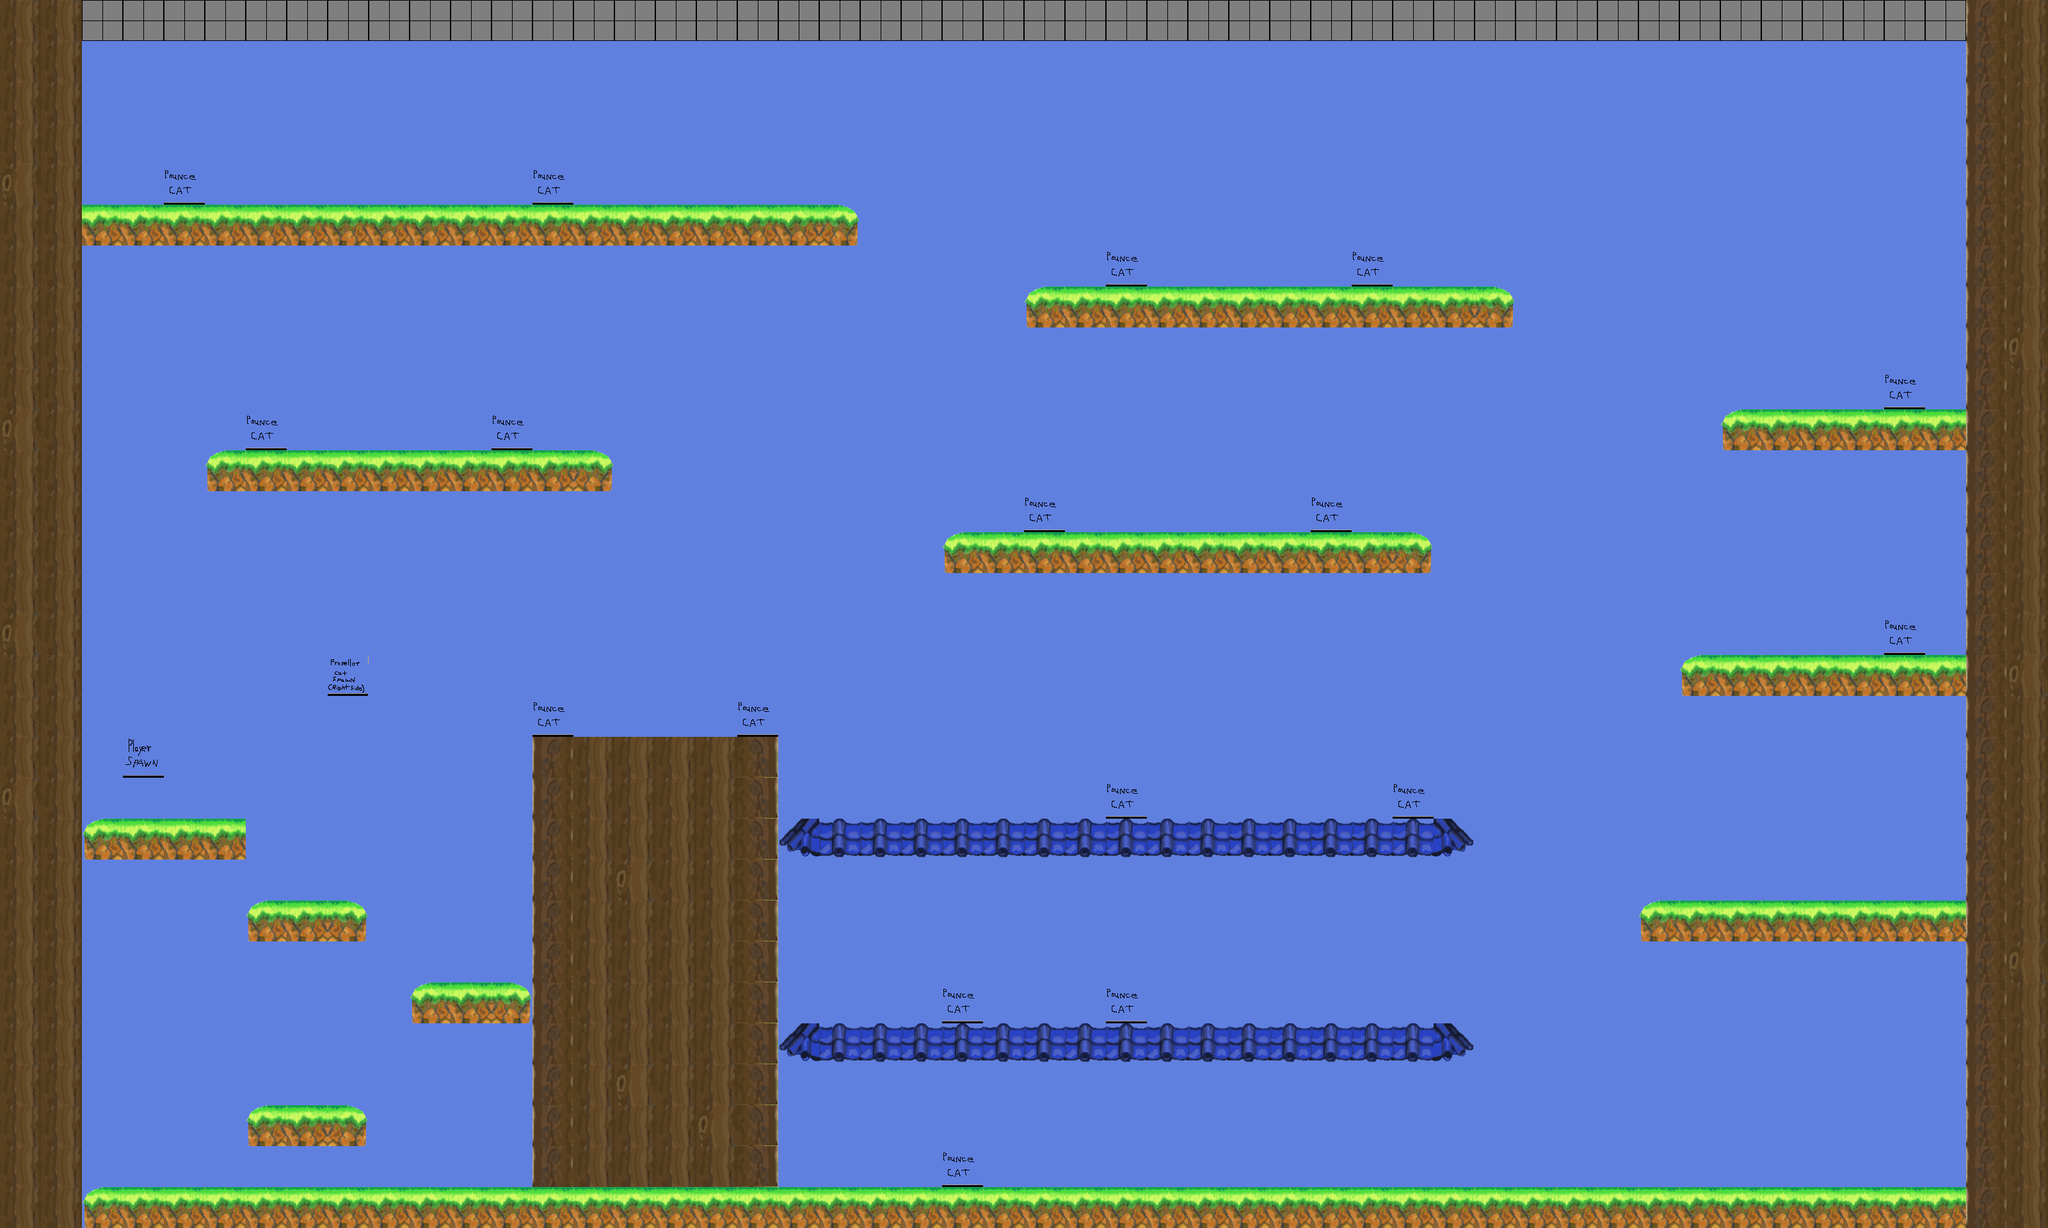

A 2D game scene composited from a Tiled map and its tileset images. What follows is a short description and the map's XML, with each tile layer's data collapsed to a summary:
An orthogonal 50x30 tile map with 64x64 px tiles, 1 tile layer (ForegroundPlatformLayer).

<map version="1.0" orientation="orthogonal" renderorder="right-down" width="50" height="30" tilewidth="64" tileheight="64" nextobjectid="1">
 <tileset firstgid="1" name="MetalPlatforms" tilewidth="64" tileheight="64">
  <image source="MetalPlatforms.png" width="640" height="400" />
  <tile id="50">
   <properties>
    <property name="spawn" value="player" />
   </properties>
  </tile>
  <tile id="51">
   <properties>
    <property name="spawn" value="pounceCat" />
   </properties>
  </tile>
  <tile id="52">
   <properties>
    <property name="spawn" value="propellerCat" />
   </properties>
  </tile>
 </tileset>
 <layer name="ForegroundPlatformLayer" width="50" height="30">
  <properties>
   <property name="collidable" value="true" />
  </properties>
  <data>[1500 cells, 1500 non-empty, 15 distinct tile ids]</data>
 </layer>
</map>
